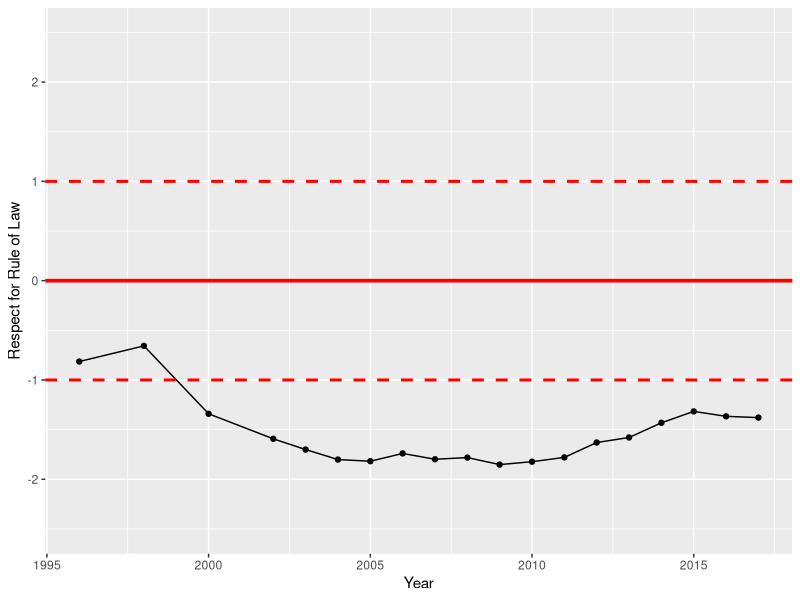

Here is the R script that generated this plot:
## ---- chunk 1
knitr::opts_chunk$set(echo = TRUE)
## ---- chunk 2

library(readr)
rolData <- read_csv("WGI2popDevIneqPovRegimeConflict2V2.csv")
rolVariables <- c("country", "iso3c", "date","ruleOfLaw","ruleOfLawCategory4")
rolData <- rolData[rolVariables]


# data by country
# country = x
x <- rolData[rolData$country == "Zimbabwe",]
x

## ---- chunk 3
library(ggplot2)
rolTrend <- ggplot(data=x, aes(x=date, y=ruleOfLaw)) +
  geom_line()+
  geom_point() +
  geom_hline(yintercept=0.0, color = "red", size = 1.25) +
   geom_hline(yintercept=1.0, linetype="dashed", color = "red", size = 1) +
   geom_hline(yintercept=-1.0, linetype="dashed", color = "red", size = 1) +
  ylim(-2.5, 2.5) + 
  xlab("Year") +
  ylab("Respect for Rule of Law")

plot(rolTrend)

# To save the figure:
# png("rolTrend.png")
# 
# plot(rolTrend)
# 
# dev.off()

